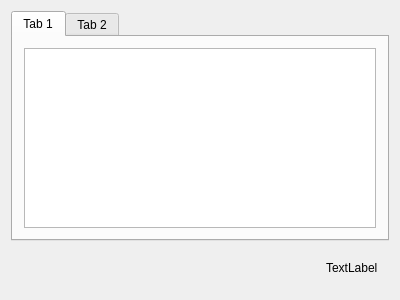
<?xml version="1.0" encoding="UTF-8"?>
<ui version="4.0">
 <class>MainWindow</class>
 <widget class="QMainWindow" name="MainWindow">
  <property name="geometry">
   <rect>
    <x>0</x>
    <y>0</y>
    <width>400</width>
    <height>300</height>
   </rect>
  </property>
  <property name="windowTitle">
   <string>Arbore</string>
  </property>
  <widget class="QWidget" name="centralWidget">
   <layout class="QVBoxLayout" name="verticalLayout_2">
    <item>
     <widget class="QTabWidget" name="tabWidget">
      <property name="currentIndex">
       <number>0</number>
      </property>
      <widget class="QWidget" name="tab">
       <attribute name="title">
        <string>Tab 1</string>
       </attribute>
       <layout class="QVBoxLayout" name="verticalLayout">
        <item>
         <widget class="QListView" name="downloadListView"/>
        </item>
       </layout>
      </widget>
      <widget class="QWidget" name="tab_2">
       <attribute name="title">
        <string>Tab 2</string>
       </attribute>
      </widget>
     </widget>
    </item>
    <item>
     <widget class="QWidget" name="statusBar" native="true">
      <layout class="QHBoxLayout" name="horizontalLayout">
       <item>
        <spacer name="horizontalSpacer">
         <property name="orientation">
          <enum>Qt::Horizontal</enum>
         </property>
         <property name="sizeHint" stdset="0">
          <size>
           <width>40</width>
           <height>20</height>
          </size>
         </property>
        </spacer>
       </item>
       <item>
        <widget class="QLabel" name="peerslabel">
         <property name="text">
          <string>TextLabel</string>
         </property>
        </widget>
       </item>
      </layout>
     </widget>
    </item>
   </layout>
  </widget>
 </widget>
 <layoutdefault spacing="6" margin="11"/>
 <resources/>
 <connections/>
</ui>
